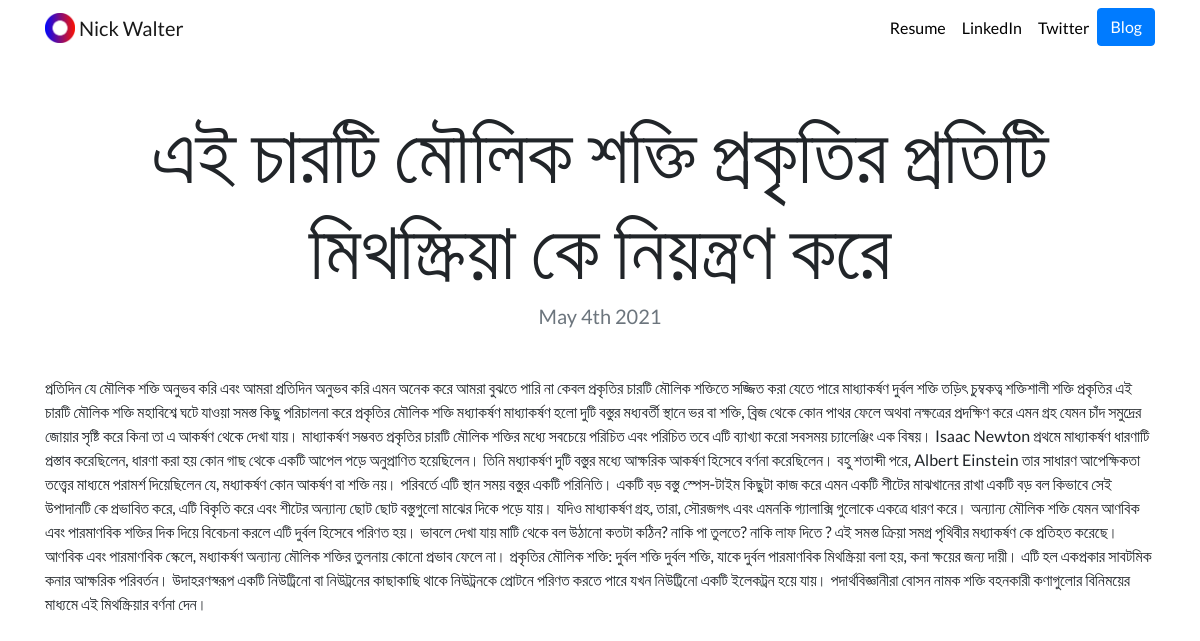
Page /blog/3/ on the committed database.
### blog/models.py (models this page shows)
class all_blog(models.Model):
    title = models.CharField(max_length =100)
    description = models.TextField()
    date= models.DateField()

### blog/views.py (the view)
# urls.py: path('<int:blog_id>/',views.detail, name='detail'),
def detail(request, blog_id):
    blog = get_object_or_404(all_blog , pk=blog_id)
    return render(request , 'blog/detail.html' , {'blog':blog})

### blog/templates/blog/detail.html
{% extends "portfolio/base.html" %}
{% load static %}
{% block content %}
<h1 class="text-center mt-5" id="blogdetailtitle">{{ blog.title }}</h1>
<h5 class="text-center text-muted mb-5">{{ blog.date|date:'F jS Y' }}</h5>
{{ blog.description|safe }}
{% endblock %}

### portfolio/static/portfolio/custom.css (style rules this page uses)
body { font-family: 'Lato', sans-serif; }
@media (min-width: 992px) { #blogdetailtitle { font-size: 5rem; } }

### rows in the picture
all_blog: title "এই চারটি মৌলিক শক্তি প্রকৃতির প্রতিটি মিথস্ক্রিয়া কে নিয়ন্ত্রণ করে", date "May 4th 2021", description "প্রতিদিন যে মৌলিক শক্তি অনুভব করি এবং আমরা প্রতিদিন অনুভব করি এমন অনেক করে আমরা বুঝতে পারি না কেবল প্রকৃতির চারটি মৌলিক শক্তিতে সজ্জিত করা যেতে পারে মাধ্যাকর্ষণ দুর্বল শক্তি তড়িৎ চুম্বকত্ব শক্তিশালী শক্তি প্রকৃতির এই চারটি মৌলিক শক্তি মহাবিশ্বে ঘটে যাওয়া সমস্ত কিছু পরিচালনা করে প্রকৃতির মৌলিক শক্তি মধ্যাকর্ষণ মাধ্যাকর্ষণ হলো দুটি বস্তুর মধ্যবর্তী স্থানে ভর বা শক্তি, ব্রিজ থেকে কোন পাথর ফেলে অথবা নক্ষত্রের প্রদক্ষিণ করে এমন গ্রহ যেমন চাঁদ সমুদ্রের জোয়ার সৃষ্টি করে কিনা তা এ আকর্ষণ থেকে দেখা যায়। মাধ্যাকর্ষণ সম্ভবত প্রকৃতির চারটি মৌলিক শক্তির মধ্যে সবচেয়ে পরিচিত এবং পরিচিত তবে এটি ব্যাখ্যা করো সবসময় চ্যালেঞ্জিং এক বিষয়। Isaac Newton প্রথমে মাধ্যাকর্ষণ ধারণাটি প্রস্তাব করেছিলেন, ধারণা…"
